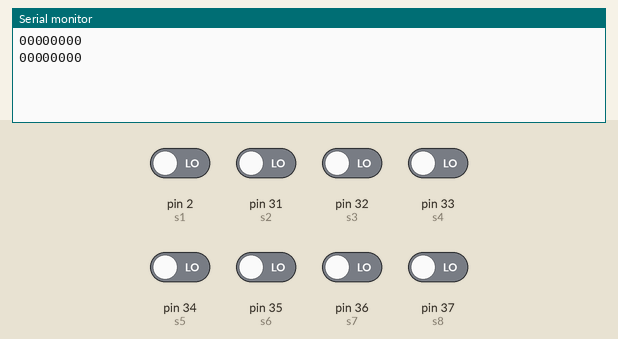
A sketch run on a simulated Arduino Mega 2560, built with avr-gcc and run on an emulated ATmega2560. On the bench: the last lines printed to the serial monitor. The test bench sets the inputs (shaded band); at power-on: pin 2 (s1), pin 31 (s2), pin 32 (s3), pin 33 (s4), pin 34 (s5), pin 35 (s6), pin 36 (s7), pin 37 (s8) LOW.

Above: at 2.8 s.
2.9 s: pin 2 (s1) driven HIGH
At 4.3 s:
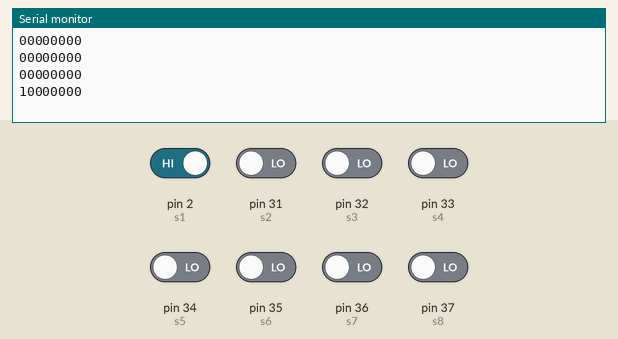
4.4 s: pin 31 (s2) driven HIGH
5.9 s: pin 32 (s3) driven HIGH
At 7.3 s:
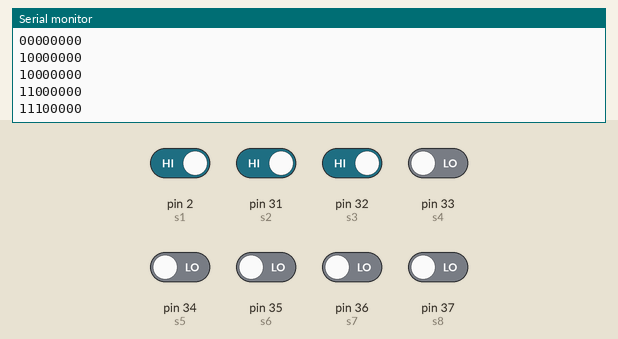
7.4 s: pin 33 (s4) driven HIGH
8.9 s: pin 34 (s5) driven HIGH
At 10.3 s:
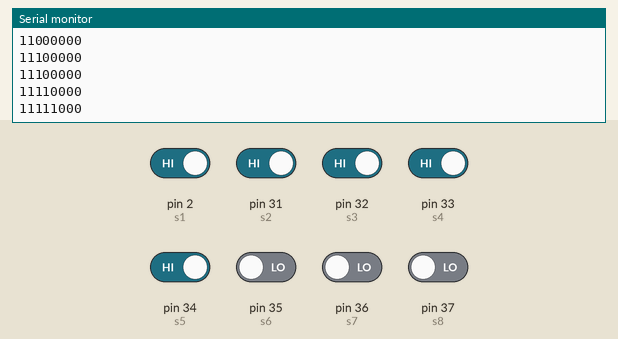
10.4 s: pin 35 (s6) driven HIGH
At 12.7 s:
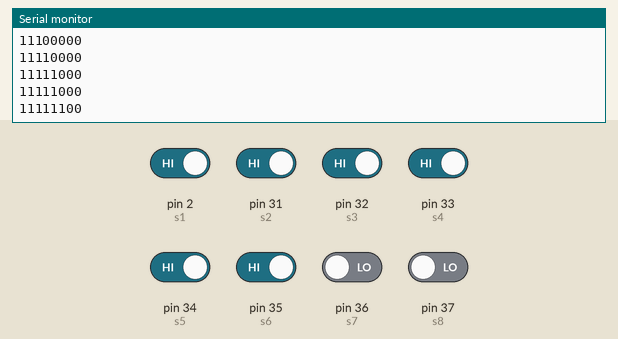
Timing chart, 0 to 12.9 s (numbered marks = the images above; inputs shaded):
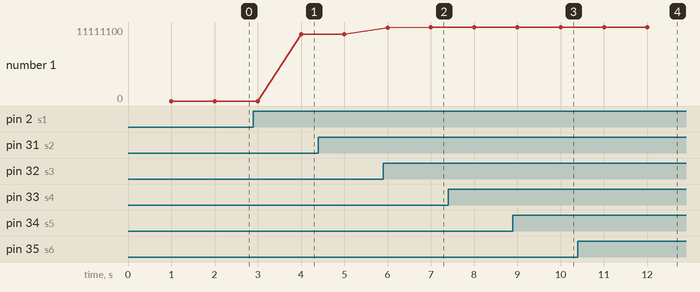

The sketch:

8_Switch_okuma.ino
```cpp
int s1 = 2; //30
int s2 = 31;
int s3 = 32;
int s4 = 33;
int s5 = 34;
int s6 = 35;
int s7 = 36;
int s8 = 37;

int s1State;
int s2State;
int s3State;
int s4State;
int s5State;
int s6State;
int s7State;
int s8State;

void setup()
{

pinMode(s1, INPUT);
pinMode(s2, INPUT);
pinMode(s3, INPUT);
pinMode(s4, INPUT);
pinMode(s5, INPUT);
pinMode(s6, INPUT);
pinMode(s7, INPUT);
pinMode(s8, INPUT);

Serial.begin(115200);

}

void loop()
{
    if(digitalRead(s1)== HIGH)
    {
      s1State = "1";
    }
    else
    {
      s1State = "0";
    }
    if(digitalRead(s2)== HIGH)
    {
      s2State = "1";
    }
    else
    {
      s2State = "0";
    }
    if(digitalRead(s3)== HIGH)
    {
      s3State = "1";
    }
    else
    {
      s3State = "0";
    }
    if(digitalRead(s4)== HIGH)
    {
      s4State = "1";
    }
    else
    {
      s4State = "0";
    }
    if(digitalRead(s5)== HIGH)
    {
      s5State = "1";
    }
    else
    {
      s5State = "0";
    }
    if(digitalRead(s6)== HIGH)
    {
      s6State = "1";
    }
    else
    {
      s6State = "0";
    }
    if(digitalRead(s7)== HIGH)
    {
      s7State = "1";
    }
    else
    {
      s7State = "0";
    }
    if(digitalRead(s8)== HIGH)
    {
      s8State = "1";
    }
    else
    {
      s8State = "0";
    }
    delay(1000);
    char data[512]={s1State,s2State,s3State,s4State,s5State,s6State,s7State,s8State};
    sprintf(data,"%s%s%s%s%s%s%s%s",s1State,s2State,s3State,s4State,s5State,s6State,s7State,s8State);
    Serial.println(data);

}
```

Measured:
- after the input at 2.9 s, the serial monitor: prints a new line after 1.1 s (image 1)
- after the input at 5.9 s, the serial monitor: prints a new line after 1.1 s (image 2)
- after the input at 8.9 s, the serial monitor: prints a new line after 1.1 s (image 3)
- after the input at 10.4 s, the serial monitor: prints a new line after 1.6 s (image 4)
- plotted number 1: 0 → 10000000 after the input at 2.9 s, 10000000 → 11100000 after the input at 5.9 s, 11100000 → 11111000 after the input at 8.9 s, 11111000 → 11111100 after the input at 10.4 s
